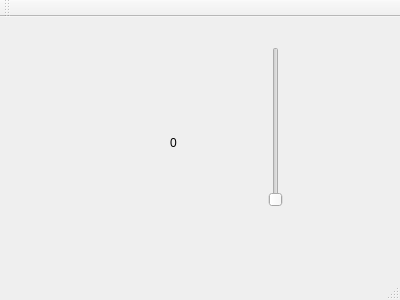
<?xml version="1.0" encoding="UTF-8"?>
<ui version="4.0">
 <class>MainWindow</class>
 <widget class="QMainWindow" name="MainWindow">
  <property name="geometry">
   <rect>
    <x>0</x>
    <y>0</y>
    <width>400</width>
    <height>300</height>
   </rect>
  </property>
  <property name="windowTitle">
   <string>MainWindow</string>
  </property>
  <widget class="QWidget" name="centralWidget">
   <widget class="QSlider" name="verticalSlider">
    <property name="geometry">
     <rect>
      <x>255</x>
      <y>30</y>
      <width>41</width>
      <height>160</height>
     </rect>
    </property>
    <property name="orientation">
     <enum>Qt::Vertical</enum>
    </property>
   </widget>
   <widget class="QLabel" name="label">
    <property name="geometry">
     <rect>
      <x>170</x>
      <y>120</y>
      <width>54</width>
      <height>12</height>
     </rect>
    </property>
    <property name="text">
     <string>0</string>
    </property>
   </widget>
  </widget>
  <widget class="QMenuBar" name="menuBar">
   <property name="geometry">
    <rect>
     <x>0</x>
     <y>0</y>
     <width>400</width>
     <height>17</height>
    </rect>
   </property>
  </widget>
  <widget class="QToolBar" name="mainToolBar">
   <attribute name="toolBarArea">
    <enum>TopToolBarArea</enum>
   </attribute>
   <attribute name="toolBarBreak">
    <bool>false</bool>
   </attribute>
  </widget>
  <widget class="QStatusBar" name="statusBar"/>
 </widget>
 <layoutdefault spacing="6" margin="11"/>
 <resources/>
 <connections/>
</ui>
